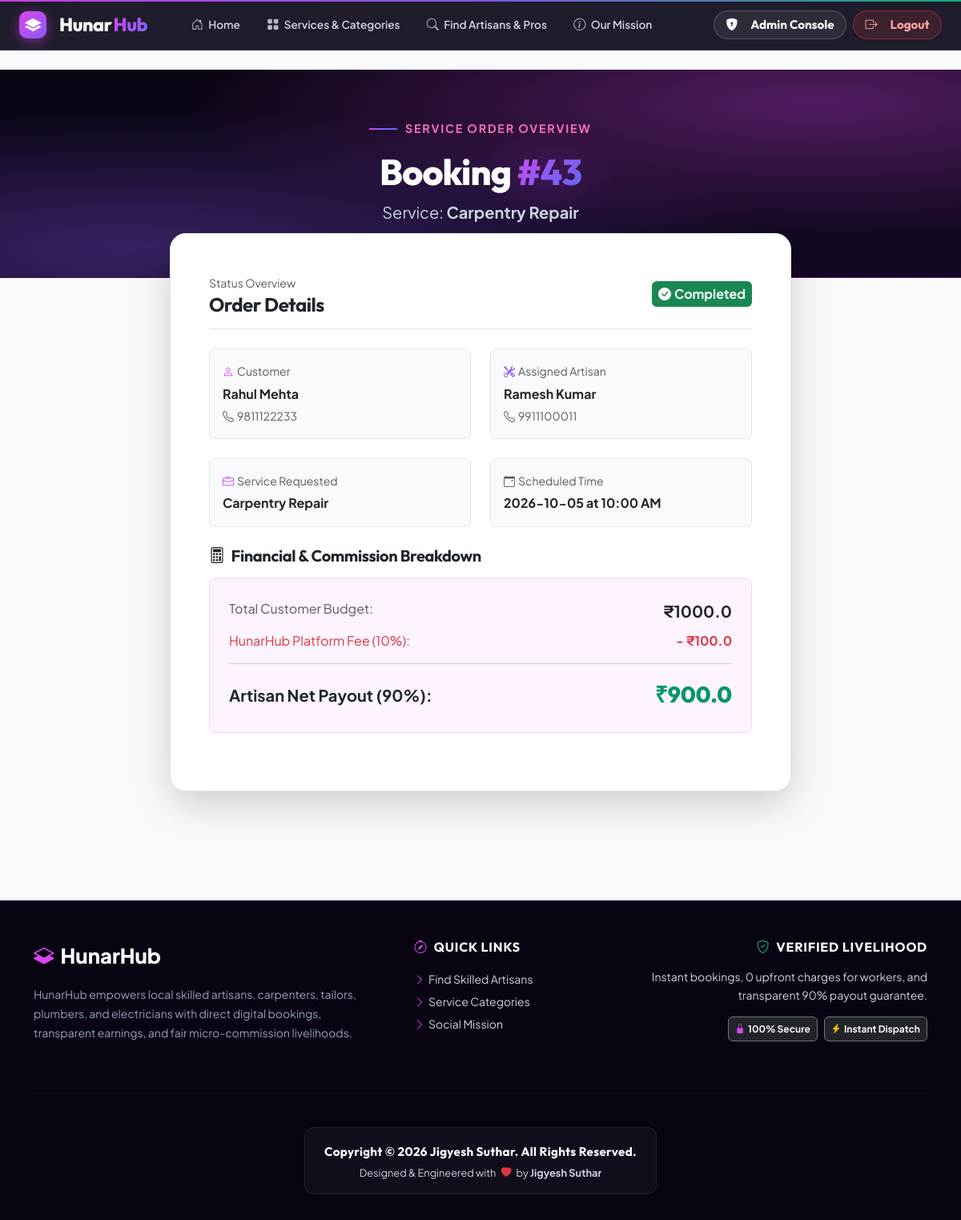
Page /booking/43 (signed in) on the committed database.
### tables this page shows
CREATE TABLE bookings (
        id INTEGER PRIMARY KEY AUTOINCREMENT,
        customer_id INTEGER NOT NULL,
        worker_id INTEGER NOT NULL,
        service_name TEXT NOT NULL,
        booking_date TEXT NOT NULL,
        booking_time TEXT NOT NULL,
        address TEXT NOT NULL,
        work_description TEXT,
        estimated_budget REAL NOT NULL,
        commission REAL NOT NULL,
        worker_amount REAL NOT NULL,
        status TEXT DEFAULT 'PENDING' CHECK(status IN ('PENDING', 'ACCEPTED', 'REJECTED', 'IN_PROGRESS', 'COMPLETED', 'CANCELLED')),
        created_at DATETIME DEFAULT CURRENT_TIMESTAMP,
        FOREIGN KEY (customer_id) REFERENCES users (id),
        FOREIGN KEY (worker_id) REFERENCES workers (id)
    );

CREATE TABLE users (
        id INTEGER PRIMARY KEY AUTOINCREMENT,
        name TEXT NOT NULL,
        email TEXT UNIQUE NOT NULL,
        phone TEXT NOT NULL,
        password_hash TEXT NOT NULL,
        role TEXT NOT NULL CHECK(role IN ('customer', 'worker', 'admin')),
        city TEXT,
        area TEXT,
        address TEXT,
        created_at DATETIME DEFAULT CURRENT_TIMESTAMP
    );

### app.py (the view)
@app.route('/booking/<int:booking_id>')
@login_required
def booking_detail(booking_id):
    db = get_db()
    booking = db.execute('''
        SELECT b.*,
               u_cust.name as customer_name, u_cust.phone as customer_phone, u_cust.email as customer_email,
               u_work.name as worker_name, u_work.phone as worker_phone, w.id as worker_id
        FROM bookings b
        JOIN users u_cust ON b.customer_id = u_cust.id
        JOIN workers w ON b.worker_id = w.id
        JOIN users u_work ON w.user_id = u_work.id
        WHERE b.id = ?
    ''', (booking_id,)).fetchone()
    if not booking:
        flash('Booking not found.', 'danger')
        return redirect(url_for('customer_dashboard'))
    if session['role'] == 'customer' and booking['customer_id'] != session['user_id']:
        flash('Unauthorized view.', 'danger')
        return redirect(url_for('customer_dashboard'))
    review = db.execute('SELECT * FROM reviews WHERE booking_id = ?', (booking_id,)).fetchone()
    return render_template('booking_detail.html', booking=booking, review=review)

### app.py (called while the page is built)
def get_db():
    if 'db' not in g:
        g.db = sqlite3.connect(DATABASE)
        g.db.row_factory = sqlite3.Row
    return g.db

def login_required(f):
    @wraps(f)
    def decorated_function(*args, **kwargs):
        if 'user_id' not in session:
            flash('Please log in to access this page.', 'warning')
            return redirect(url_for('login'))
        return f(*args, **kwargs)
    return decorated_function

@app.before_request
def load_logged_in_user():
    user_id = session.get('user_id')
    if user_id is None:
        g.user = None
        g.notifications = []
    else:
        db = get_db()
        g.user = db.execute('SELECT * FROM users WHERE id = ?', (user_id,)).fetchone()
        g.notifications = db.execute(
            'SELECT * FROM notifications WHERE user_id = ? ORDER BY created_at DESC LIMIT 5',
            (user_id,)
        ).fetchall()

### templates/booking_detail.html (shortened to what this page needs)
{% extends 'base.html' %}
{% block content %}
<div class="page-header text-center">
  <div class="container">
    <div class="hero-eyebrow animate-fade-in" style="justify-content: center;">
      Service Order Overview
    </div>
    <h1 class="hero-title animate-fade-in mb-2" style="font-size: 2.8rem;">
      Booking <span>#{{ booking.id }}</span>
    </h1>
    <p class="hero-subtitle animate-fade-in mb-0" style="max-width: 600px;">
      Service: <strong>{{ booking.service_name }}</strong>
    </p>
  </div>
</div>
<div class="container overlap-container" style="max-width: 800px;">
  <div class="card p-4 p-md-5 mb-4 shadow-lg">
    <div class="d-flex justify-content-between align-items-center mb-4 pb-3 border-bottom">
      <div>
        <span class="text-muted small">Status Overview</span>
        <h4 class="fw-bold mb-0 text-dark">Order Details</h4>
      </div>
      <div>
        {% if booking.status == 'COMPLETED' %}
          <span class="badge bg-success fs-6 p-2"><i class="bi bi-check-circle-fill me-1"></i>Completed</span>
        {% elif booking.status == 'ACCEPTED' %}
          <span class="badge bg-primary fs-6 p-2"><i class="bi bi-person-check-fill me-1"></i>Accepted</span>
        {% elif booking.status == 'PENDING' %}
          <span class="badge bg-warning fs-6 p-2"><i class="bi bi-hourglass-split me-1"></i>Pending</span>
        {% else %}
          <span class="badge bg-secondary fs-6 p-2">{{ booking.status }}</span>
        {% endif %}
      </div>
    </div>
    <div class="row g-4 mb-4">
      <div class="col-md-6">
        <div class="p-3 rounded-3" style="background: #f8fafc; border: 1px solid #e2e8f0;">
          <small class="text-muted d-block mb-1"><i class="bi bi-person me-1" style="color: #d946ef;"></i>Customer</small>
          <strong class="text-dark fs-6">{{ booking.customer_name }}</strong>
          <div class="text-muted small mt-1"><i class="bi bi-telephone me-1"></i>{{ booking.customer_phone }}</div>
        </div>
      </div>
      <div class="col-md-6">
        <div class="p-3 rounded-3" style="background: #f8fafc; border: 1px solid #e2e8f0;">
          <small class="text-muted d-block mb-1"><i class="bi bi-tools me-1" style="color: #8b5cf6;"></i>Assigned Artisan</small>
          <strong class="text-dark fs-6">{{ booking.worker_name }}</strong>
          <div class="text-muted small mt-1"><i class="bi bi-telephone me-1"></i>{{ booking.worker_phone }}</div>
        </div>
      </div>
      <div class="col-md-6">
        <div class="p-3 rounded-3" style="background: #f8fafc; border: 1px solid #e2e8f0;">
          <small class="text-muted d-block mb-1"><i class="bi bi-briefcase me-1" style="color: #d946ef;"></i>Service Requested</small>
          <strong class="text-dark fs-6">{{ booking.service_name }}</strong>
        </div>
      </div>
      <div class="col-md-6">
        <div class="p-3 rounded-3" style="background: #f8fafc; border: 1px solid #e2e8f0;">
          <small class="text-muted d-block mb-1"><i class="bi bi-calendar-event me-1 text-amber"></i>Scheduled Time</small>
          <strong class="text-dark fs-6">{{ booking.booking_date }} at {{ booking.booking_time }}</strong>
        </div>
      </div>
    </div>
    <h5 class="fw-bold mb-3 text-dark"><i class="bi bi-calculator text-emerald me-2"></i>Financial & Commission Breakdown</h5>
    <div class="p-4 rounded-3 mb-4" style="background: #fdf4ff; border: 1px solid #f5d0fe;">
      <div class="d-flex justify-content-between mb-2">
        <span class="text-muted">Total Customer Budget:</span>
        <strong class="text-dark fs-5">₹{{ booking.estimated_budget }}</strong>
      </div>
      <div class="d-flex justify-content-between mb-2 text-danger">
        <span>HunarHub Platform Fee (10%):</span>
        <strong>- ₹{{ booking.commission }}</strong>
      </div>
      <hr>
      <div class="d-flex justify-content-between align-items-center">
        <span class="fw-bold text-dark fs-5">Artisan Net Payout (90%):</span>
        <span class="price-tag fs-3">₹{{ booking.worker_amount }}</span>
      </div>
    </div>
  </div>
</div>
{% endblock %}

### static/css/style.css (style rules this page uses)
:root { --hero-bg: #090412; --hero-bg-alt: #130924; --bg-main: #f8fafc; --bg-card: #ffffff; --border-light: #e2e8f0; --border-hover: rgba(217, 70, 239, 0.4); --magenta: #d946ef; --magenta-dark: #c026d3; --purple: #8b5cf6; --indigo: #6366f1; --emerald: #10b981; --amber: #f59e0b; --text-dark: #0f172a; --text-main: #334155; --text-muted: #64748b; --gradient-magenta: linear-gradient(135deg, #d946ef 0%, #8b5cf6 50%, #6366f1 100%); --gradient-dark-hero: radial-gradient(at 85% 15%, rgba(217, 70, 239, 0.35) 0px, transparent 55%), radial-gradient(at 15% 85%, rgba(139, 92, 246, 0.3) 0px, transparent 55%), linear-gradient(180deg, #090412 0%, #130924 100%); }
* { box-sizing: border-box; }
html { scroll-behavior: smooth; }
body { min-height: 100vh; margin: 0; background-color: var(--bg-main); color: var(--text-main); font-family: 'Plus Jakarta Sans', sans-serif; line-height: 1.6; }
h1, h2, h3, h4, h5, h6, .navbar-brand { font-family: 'Outfit', sans-serif; letter-spacing: -0.02em; font-weight: 700; }
.animate-fade-in { animation: fadeInUp 0.6s cubic-bezier(0.16, 1, 0.3, 1) forwards; }
.hero-eyebrow { display: inline-flex; align-items: center; gap: 0.6rem; color: #f472b6; font-weight: 700; font-size: 0.9rem; text-transform: uppercase; letter-spacing: 0.12em; margin-bottom: 1rem; }
.hero-eyebrow::before { content: ''; display: inline-block; width: 35px; height: 2px; background: var(--gradient-magenta); }
.hero-title { font-size: 3.6rem; font-weight: 800; line-height: 1.15; color: #ffffff; margin-bottom: 1.4rem; }
.hero-title span { background: var(--gradient-magenta); -webkit-background-clip: text; -webkit-text-fill-color: transparent; filter: drop-shadow(0 0 25px rgba(217, 70, 239, 0.4)); }
.hero-subtitle { font-size: 1.25rem; color: #cbd5e1; max-width: 750px; margin: 0 auto 2.5rem; line-height: 1.7; }
.page-header { background: var(--gradient-dark-hero); padding: 3.5rem 0 4rem; color: #ffffff; border-bottom: 1px solid rgba(217, 70, 239, 0.2); margin-bottom: 0; }
.page-header h1 { color: #ffffff; font-size: 2.6rem; }
.page-header p { color: #cbd5e1; }
.overlap-container { margin-top: -3.5rem; position: relative; z-index: 10; }
.card { background: var(--bg-card) !important; border: 1px solid var(--border-light) !important; border-radius: 20px !important; color: var(--text-main); box-shadow: 0 10px 30px rgba(9, 4, 18, 0.08); transition: all 0.35s cubic-bezier(0.16, 1, 0.3, 1) !important; overflow: hidden; }
.price-tag { font-family: 'Outfit', sans-serif; font-size: 1.4rem; font-weight: 800; color: #059669; }

### rows in the picture
bookings: id "43", service_name "Carpentry Repair", booking_date "2026-10-05", booking_time "10:00 AM", estimated_budget "1000.0", commission "100.0", worker_amount "900.0"
users: customer_name "Rahul Mehta", customer_phone "9811122233"
users: worker_name "Ramesh Kumar", worker_phone "9911100011"
